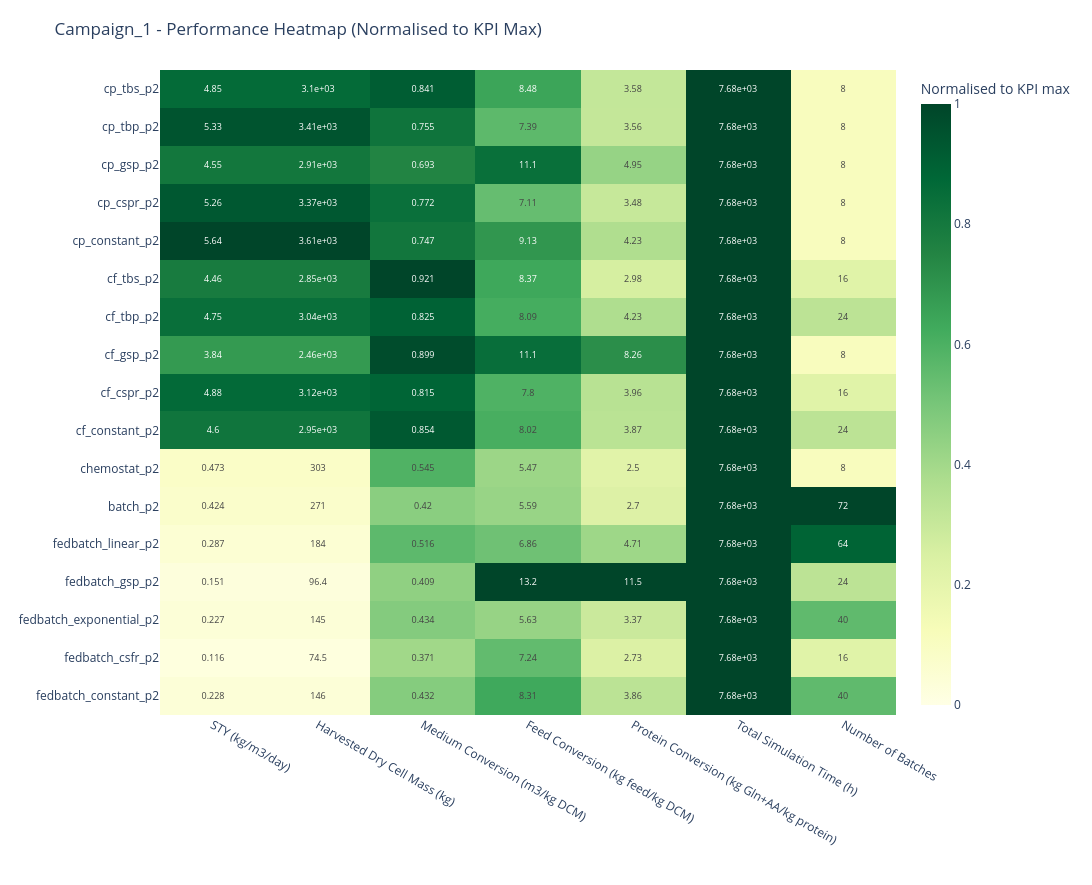

Notebook cell for this chart:
### Code cell
# Heatmap of normalized KPI values across runs, with original values as annotations
import plotly.graph_objects as go

if "plot_cols" not in globals() or not plot_cols:
    raise ValueError("No KPI columns available to plot.")

# Normalized heatmap using a zero baseline and the observed column maximum
heat_data = plot_data_ordered.set_index("short_label")[plot_cols].astype(float)
heat_norm = heat_data.divide(heat_data.max().replace(0, 1), axis=1)
heat_norm.columns = [KPI_LABELS_MAIN.get(c, c) for c in heat_norm.columns]

# Annotate with original (non-normalized) values
text_vals = heat_data.rename(columns=KPI_LABELS_MAIN).map(lambda v: f"{v:.3g}").values

fig2 = go.Figure(
    data=go.Heatmap(
        z=heat_norm.values,
        x=list(heat_norm.columns),
        y=list(heat_norm.index),
        text=text_vals,
        texttemplate="%{text}",
        textfont={"size": 9},
        colorscale="YlGn",
        zmin=0.0,
        zmax=1.0,
        colorbar={"title": "Normalised to KPI max"},
        hovertemplate=(
            "<b>%{y}</b><br>"
            + "%{x}<br>"
            + "Normalised: %{z:.3f}<extra></extra>"
        ),
    )
)

fig2.update_layout(
    title=f"{CAMPAIGN_LABEL} - Performance Heatmap (Normalised to KPI Max)",
    xaxis_title="",
    width=max(900, 220 + 170 * len(heat_norm.columns)),
    height=max(420, 120 + 45 * len(heat_norm.index)),
    margin=dict(l=160, r=40, t=70, b=70),
    template="plotly_white",
)

fig2.update_xaxes(tickangle=30)

fig2.show()

### Figure 1 — Plotly figure (JSON) as saved in the notebook; plotly's stock layout.template omitted (floating-point values rounded to 4 significant figures)
{"data": [{"colorbar": {"title": {"text": "Normalised to KPI max"}}, "colorscale": [[0, "rgb(255,255,229)"], [0.125, "rgb(247,252,185)"], [0.25, "rgb(217,240,163)"], [0.375, "rgb(173,221,142)"], [0.5, "rgb(120,198,121)"], [0.625, "rgb(65,171,93)"], [0.75, "rgb(35,132,67)"], [0.875, "rgb(0,104,55)"], [1, "rgb(0,69,41)"]], "hovertemplate": "<b>%{y}</b><br>%{x}<br>Normalised: %{z:.3f}<extra></extra>", "text": [["0.228", "146", "0.432", "8.31", "3.86", "7.68e+03", "40"], ["0.116", "74.5", "0.371", "7.24", "2.73", "7.68e+03", "16"], ["0.227", "145", "0.434", "5.63", "3.37", "7.68e+03", "40"], ["0.151", "96.4", "0.409", "13.2", "11.5", "7.68e+03", "24"], ["0.287", "184", "0.516", "6.86", "4.71", "7.68e+03", "64"], ["0.424", "271", "0.42", "5.59", "2.7", "7.68e+03", "72"], ["0.473", "303", "0.545", "5.47", "2.5", "7.68e+03", "8"], ["4.6", "2.95e+03", "0.854", "8.02", "3.87", "7.68e+03", "24"], ["4.88", "3.12e+03", "0.815", "7.8", "3.96", "7.68e+03", "16"], ["3.84", "2.46e+03", "0.899", "11.1", "8.26", "7.68e+03", "8"], ["4.75", "3.04e+03", "0.825", "8.09", "4.23", "7.68e+03", "24"], ["4.46", "2.85e+03", "0.921", "8.37", "2.98", "7.68e+03", "16"], ["5.64", "3.61e+03", "0.747", "9.13", "4.23", "7.68e+03", "8"], ["5.26", "3.37e+03", "0.772", "7.11", "3.48", "7.68e+03", "8"], ["4.55", "2.91e+03", "0.693", "11.1", "4.95", "7.68e+03", "8"], ["5.33", "3.41e+03", "0.755", "7.39", "3.56", "7.68e+03", "8"], ["4.85", "3.1e+03", "0.841", "8.48", "3.58", "7.68e+03", "8"]], "textfont": {"size": 9}, "texttemplate": "%{text}", "type": "heatmap", "x": ["STY (kg/m3/day)", "Harvested Dry Cell Mass (kg)", "Medium Conversion (m3/kg DCM)", "Feed Conversion (kg feed/kg DCM)", "Protein Conversion (kg Gln+AA/kg protein)", "Total Simulation Time (h)", "Number of Batches"], "y": ["fedbatch_constant_p2", "fedbatch_csfr_p2", "fedbatch_exponential_p2", "fedbatch_gsp_p2", "fedbatch_linear_p2", "batch_p2", "chemostat_p2", "cf_constant_p2", "cf_cspr_p2", "cf_gsp_p2", "cf_tbp_p2", "cf_tbs_p2", "cp_constant_p2", "cp_cspr_p2", "cp_gsp_p2", "cp_tbp_p2", "cp_tbs_p2"], "z": [[0.04052, 0.04052, 0.4693, 0.6313, 0.3356, 1.0, 0.5556], [0.02064, 0.02064, 0.4026, 0.5504, 0.2371, 1.0, 0.2222], [0.04031, 0.04031, 0.4713, 0.4278, 0.2931, 1.0, 0.5556], [0.02673, 0.02673, 0.4443, 1.0, 1.0, 1.0, 0.3333], [0.05086, 0.05086, 0.5602, 0.5214, 0.4096, 1.0, 0.8889], [0.07522, 0.07522, 0.4564, 0.425, 0.2349, 1.0, 1.0], [0.08396, 0.08396, 0.5918, 0.4157, 0.2179, 1.0, 0.1111], [0.8166, 0.8166, 0.9278, 0.6098, 0.3367, 1.0, 0.3333], [0.8657, 0.8657, 0.8845, 0.5924, 0.3443, 1.0, 0.2222], [0.6805, 0.6805, 0.9766, 0.8465, 0.7183, 1.0, 0.1111], [0.8425, 0.8425, 0.8959, 0.6149, 0.3679, 1.0, 0.3333], [0.791, 0.791, 1.0, 0.6359, 0.2595, 1.0, 0.2222], [1.0, 1.0, 0.8112, 0.6935, 0.3679, 1.0, 0.1111], [0.9326, 0.9326, 0.8381, 0.5405, 0.303, 1.0, 0.1111], [0.8076, 0.8076, 0.7521, 0.8413, 0.4303, 1.0, 0.1111], [0.9452, 0.9452, 0.82, 0.5619, 0.3099, 1.0, 0.1111], [0.8595, 0.8595, 0.9136, 0.6443, 0.3111, 1.0, 0.1111]], "zmax": 1, "zmin": 0}], "layout": {"height": 885, "margin": {"b": 70, "l": 160, "r": 40, "t": 70}, "title": {"text": "Campaign_1 - Performance Heatmap (Normalised to KPI Max)"}, "width": 1410, "xaxis": {"tickangle": 30, "title": {"text": ""}}}}
